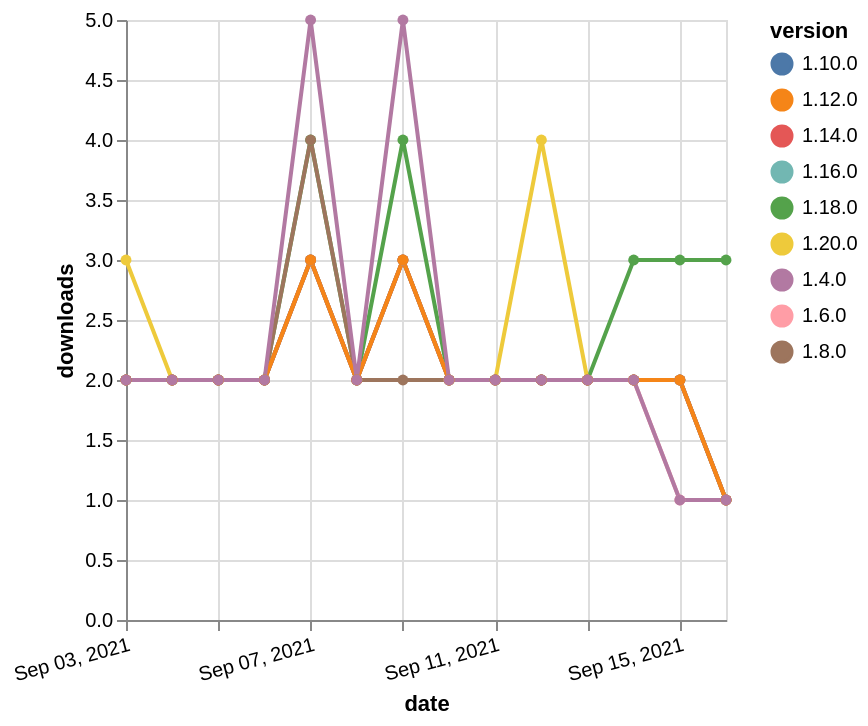

Express this chart as Vega-Lite.
### Vega-Lite specification from a JSON file in a GitHub repository (floating-point values rounded to 4 significant figures)
{"$schema": "https://vega.github.io/schema/vega-lite/v5.json", "description": "A simple bar chart with embedded data.", "data": {"values": [{"date": "2021-09-03", "total": 2592, "delta": 2, "version": "1.6.0"}, {"date": "2021-09-04", "total": 2594, "delta": 2, "version": "1.6.0"}, {"date": "2021-09-05", "total": 2596, "delta": 2, "version": "1.6.0"}, {"date": "2021-09-06", "total": 2598, "delta": 2, "version": "1.6.0"}, {"date": "2021-09-07", "total": 2601, "delta": 3, "version": "1.6.0"}, {"date": "2021-09-08", "total": 2603, "delta": 2, "version": "1.6.0"}, {"date": "2021-09-09", "total": 2606, "delta": 3, "version": "1.6.0"}, {"date": "2021-09-10", "total": 2608, "delta": 2, "version": "1.6.0"}, {"date": "2021-09-11", "total": 2610, "delta": 2, "version": "1.6.0"}, {"date": "2021-09-12", "total": 2612, "delta": 2, "version": "1.6.0"}, {"date": "2021-09-13", "total": 2614, "delta": 2, "version": "1.6.0"}, {"date": "2021-09-14", "total": 2616, "delta": 2, "version": "1.6.0"}, {"date": "2021-09-15", "total": 2617, "delta": 1, "version": "1.6.0"}, {"date": "2021-09-16", "total": 2618, "delta": 1, "version": "1.6.0"}, {"date": "2021-09-03", "total": 726, "delta": 2, "version": "1.18.0"}, {"date": "2021-09-04", "total": 728, "delta": 2, "version": "1.18.0"}, {"date": "2021-09-05", "total": 730, "delta": 2, "version": "1.18.0"}, {"date": "2021-09-06", "total": 732, "delta": 2, "version": "1.18.0"}, {"date": "2021-09-07", "total": 736, "delta": 4, "version": "1.18.0"}, {"date": "2021-09-08", "total": 738, "delta": 2, "version": "1.18.0"}, {"date": "2021-09-09", "total": 742, "delta": 4, "version": "1.18.0"}, {"date": "2021-09-10", "total": 744, "delta": 2, "version": "1.18.0"}, {"date": "2021-09-11", "total": 746, "delta": 2, "version": "1.18.0"}, {"date": "2021-09-12", "total": 748, "delta": 2, "version": "1.18.0"}, {"date": "2021-09-13", "total": 750, "delta": 2, "version": "1.18.0"}, {"date": "2021-09-14", "total": 753, "delta": 3, "version": "1.18.0"}, {"date": "2021-09-15", "total": 756, "delta": 3, "version": "1.18.0"}, {"date": "2021-09-16", "total": 759, "delta": 3, "version": "1.18.0"}, {"date": "2021-09-03", "total": 2422, "delta": 2, "version": "1.8.0"}, {"date": "2021-09-04", "total": 2424, "delta": 2, "version": "1.8.0"}, {"date": "2021-09-05", "total": 2426, "delta": 2, "version": "1.8.0"}, {"date": "2021-09-06", "total": 2428, "delta": 2, "version": "1.8.0"}, {"date": "2021-09-07", "total": 2432, "delta": 4, "version": "1.8.0"}, {"date": "2021-09-08", "total": 2434, "delta": 2, "version": "1.8.0"}, {"date": "2021-09-09", "total": 2436, "delta": 2, "version": "1.8.0"}, {"date": "2021-09-10", "total": 2438, "delta": 2, "version": "1.8.0"}, {"date": "2021-09-11", "total": 2440, "delta": 2, "version": "1.8.0"}, {"date": "2021-09-12", "total": 2442, "delta": 2, "version": "1.8.0"}, {"date": "2021-09-13", "total": 2444, "delta": 2, "version": "1.8.0"}, {"date": "2021-09-14", "total": 2446, "delta": 2, "version": "1.8.0"}, {"date": "2021-09-15", "total": 2448, "delta": 2, "version": "1.8.0"}, {"date": "2021-09-16", "total": 2449, "delta": 1, "version": "1.8.0"}, {"date": "2021-09-03", "total": 2086, "delta": 2, "version": "1.10.0"}, {"date": "2021-09-04", "total": 2088, "delta": 2, "version": "1.10.0"}, {"date": "2021-09-05", "total": 2090, "delta": 2, "version": "1.10.0"}, {"date": "2021-09-06", "total": 2092, "delta": 2, "version": "1.10.0"}, {"date": "2021-09-07", "total": 2095, "delta": 3, "version": "1.10.0"}, {"date": "2021-09-08", "total": 2097, "delta": 2, "version": "1.10.0"}, {"date": "2021-09-09", "total": 2100, "delta": 3, "version": "1.10.0"}, {"date": "2021-09-10", "total": 2102, "delta": 2, "version": "1.10.0"}, {"date": "2021-09-11", "total": 2104, "delta": 2, "version": "1.10.0"}, {"date": "2021-09-12", "total": 2106, "delta": 2, "version": "1.10.0"}, {"date": "2021-09-13", "total": 2108, "delta": 2, "version": "1.10.0"}, {"date": "2021-09-14", "total": 2110, "delta": 2, "version": "1.10.0"}, {"date": "2021-09-15", "total": 2112, "delta": 2, "version": "1.10.0"}, {"date": "2021-09-16", "total": 2113, "delta": 1, "version": "1.10.0"}, {"date": "2021-09-03", "total": 236, "delta": 3, "version": "1.20.0"}, {"date": "2021-09-04", "total": 238, "delta": 2, "version": "1.20.0"}, {"date": "2021-09-05", "total": 240, "delta": 2, "version": "1.20.0"}, {"date": "2021-09-06", "total": 242, "delta": 2, "version": "1.20.0"}, {"date": "2021-09-07", "total": 245, "delta": 3, "version": "1.20.0"}, {"date": "2021-09-08", "total": 247, "delta": 2, "version": "1.20.0"}, {"date": "2021-09-09", "total": 250, "delta": 3, "version": "1.20.0"}, {"date": "2021-09-10", "total": 252, "delta": 2, "version": "1.20.0"}, {"date": "2021-09-11", "total": 254, "delta": 2, "version": "1.20.0"}, {"date": "2021-09-12", "total": 258, "delta": 4, "version": "1.20.0"}, {"date": "2021-09-13", "total": 260, "delta": 2, "version": "1.20.0"}, {"date": "2021-09-14", "total": 262, "delta": 2, "version": "1.20.0"}, {"date": "2021-09-15", "total": 264, "delta": 2, "version": "1.20.0"}, {"date": "2021-09-16", "total": 265, "delta": 1, "version": "1.20.0"}, {"date": "2021-09-03", "total": 1036, "delta": 2, "version": "1.16.0"}, {"date": "2021-09-04", "total": 1038, "delta": 2, "version": "1.16.0"}, {"date": "2021-09-05", "total": 1040, "delta": 2, "version": "1.16.0"}, {"date": "2021-09-06", "total": 1042, "delta": 2, "version": "1.16.0"}, {"date": "2021-09-07", "total": 1045, "delta": 3, "version": "1.16.0"}, {"date": "2021-09-08", "total": 1047, "delta": 2, "version": "1.16.0"}, {"date": "2021-09-09", "total": 1050, "delta": 3, "version": "1.16.0"}, {"date": "2021-09-10", "total": 1052, "delta": 2, "version": "1.16.0"}, {"date": "2021-09-11", "total": 1054, "delta": 2, "version": "1.16.0"}, {"date": "2021-09-12", "total": 1056, "delta": 2, "version": "1.16.0"}, {"date": "2021-09-13", "total": 1058, "delta": 2, "version": "1.16.0"}, {"date": "2021-09-14", "total": 1060, "delta": 2, "version": "1.16.0"}, {"date": "2021-09-15", "total": 1062, "delta": 2, "version": "1.16.0"}, {"date": "2021-09-16", "total": 1063, "delta": 1, "version": "1.16.0"}, {"date": "2021-09-03", "total": 1477, "delta": 2, "version": "1.14.0"}, {"date": "2021-09-04", "total": 1479, "delta": 2, "version": "1.14.0"}, {"date": "2021-09-05", "total": 1481, "delta": 2, "version": "1.14.0"}, {"date": "2021-09-06", "total": 1483, "delta": 2, "version": "1.14.0"}, {"date": "2021-09-07", "total": 1486, "delta": 3, "version": "1.14.0"}, {"date": "2021-09-08", "total": 1488, "delta": 2, "version": "1.14.0"}, {"date": "2021-09-09", "total": 1491, "delta": 3, "version": "1.14.0"}, {"date": "2021-09-10", "total": 1493, "delta": 2, "version": "1.14.0"}, {"date": "2021-09-11", "total": 1495, "delta": 2, "version": "1.14.0"}, {"date": "2021-09-12", "total": 1497, "delta": 2, "version": "1.14.0"}, {"date": "2021-09-13", "total": 1499, "delta": 2, "version": "1.14.0"}, {"date": "2021-09-14", "total": 1501, "delta": 2, "version": "1.14.0"}, {"date": "2021-09-15", "total": 1503, "delta": 2, "version": "1.14.0"}, {"date": "2021-09-16", "total": 1504, "delta": 1, "version": "1.14.0"}, {"date": "2021-09-03", "total": 1661, "delta": 2, "version": "1.12.0"}, {"date": "2021-09-04", "total": 1663, "delta": 2, "version": "1.12.0"}, {"date": "2021-09-05", "total": 1665, "delta": 2, "version": "1.12.0"}, {"date": "2021-09-06", "total": 1667, "delta": 2, "version": "1.12.0"}, {"date": "2021-09-07", "total": 1670, "delta": 3, "version": "1.12.0"}, {"date": "2021-09-08", "total": 1672, "delta": 2, "version": "1.12.0"}, {"date": "2021-09-09", "total": 1675, "delta": 3, "version": "1.12.0"}, {"date": "2021-09-10", "total": 1677, "delta": 2, "version": "1.12.0"}, {"date": "2021-09-11", "total": 1679, "delta": 2, "version": "1.12.0"}, {"date": "2021-09-12", "total": 1681, "delta": 2, "version": "1.12.0"}, {"date": "2021-09-13", "total": 1683, "delta": 2, "version": "1.12.0"}, {"date": "2021-09-14", "total": 1685, "delta": 2, "version": "1.12.0"}, {"date": "2021-09-15", "total": 1687, "delta": 2, "version": "1.12.0"}, {"date": "2021-09-16", "total": 1688, "delta": 1, "version": "1.12.0"}, {"date": "2021-09-03", "total": 3607, "delta": 2, "version": "1.4.0"}, {"date": "2021-09-04", "total": 3609, "delta": 2, "version": "1.4.0"}, {"date": "2021-09-05", "total": 3611, "delta": 2, "version": "1.4.0"}, {"date": "2021-09-06", "total": 3613, "delta": 2, "version": "1.4.0"}, {"date": "2021-09-07", "total": 3618, "delta": 5, "version": "1.4.0"}, {"date": "2021-09-08", "total": 3620, "delta": 2, "version": "1.4.0"}, {"date": "2021-09-09", "total": 3625, "delta": 5, "version": "1.4.0"}, {"date": "2021-09-10", "total": 3627, "delta": 2, "version": "1.4.0"}, {"date": "2021-09-11", "total": 3629, "delta": 2, "version": "1.4.0"}, {"date": "2021-09-12", "total": 3631, "delta": 2, "version": "1.4.0"}, {"date": "2021-09-13", "total": 3633, "delta": 2, "version": "1.4.0"}, {"date": "2021-09-14", "total": 3635, "delta": 2, "version": "1.4.0"}, {"date": "2021-09-15", "total": 3636, "delta": 1, "version": "1.4.0"}, {"date": "2021-09-16", "total": 3637, "delta": 1, "version": "1.4.0"}]}, "width": "container", "mark": {"type": "line", "point": {"filled": true}}, "encoding": {"x": {"field": "date", "type": "temporal", "timeUnit": "yearmonthdate", "title": "date", "axis": {"labelAngle": -15}}, "y": {"field": "delta", "type": "quantitative", "title": "downloads"}, "color": {"field": "version", "type": "nominal"}, "tooltip": {"field": "delta"}}}
